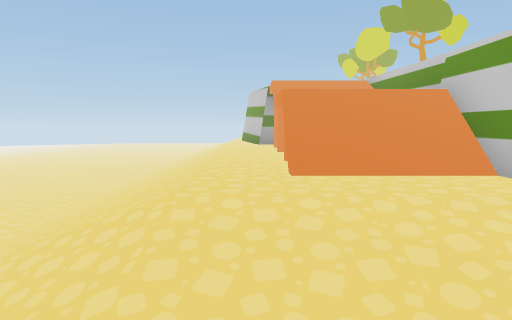
View 1 (above)

24 first-person views from a walk through a Unity game level. The camera is 1.4 m above the floor, tilts 6° down and sees 75° across. The floor is counted in squares, 1 m on a side. Each view is taken from the middle of a square. On the plan, view 1 faces up. The plan holds only what a view shows up to about 15 squares ahead; the rest is blank. The place goes on beyond the plan. Some surface patterns are stand-ins.

View 2
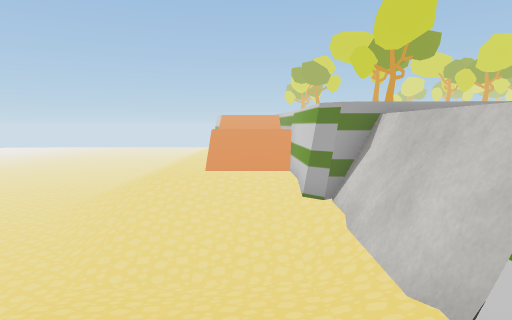

View 3
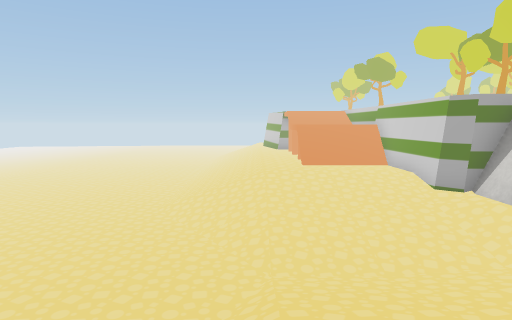

View 4
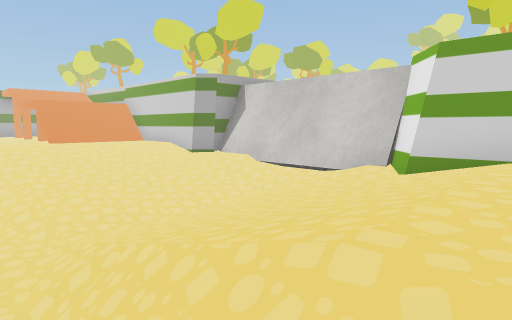

View 5
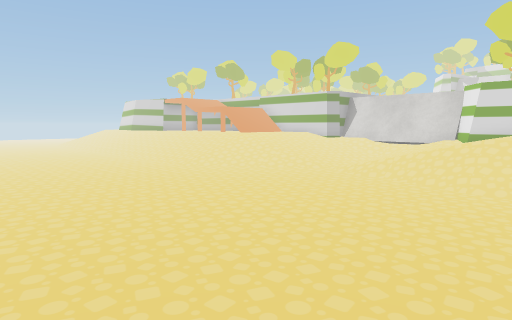

View 6
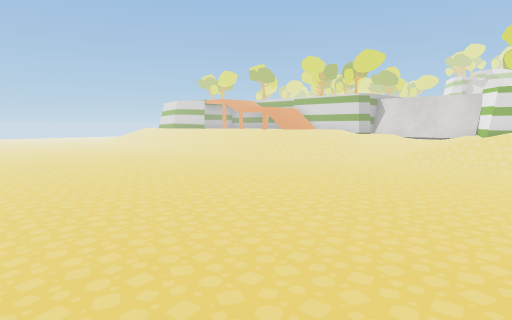

View 7
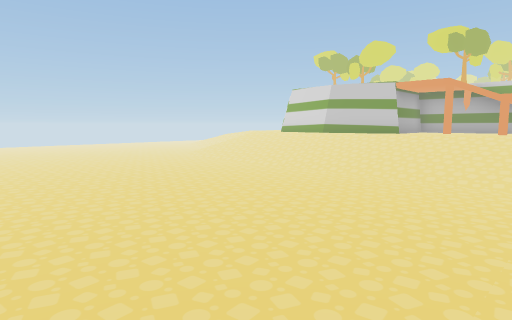

View 8
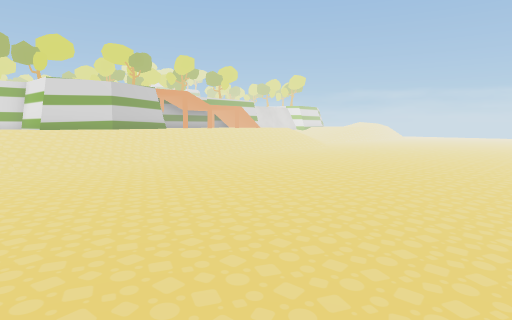

View 9
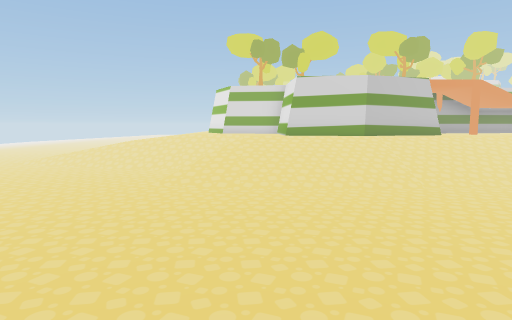

View 10
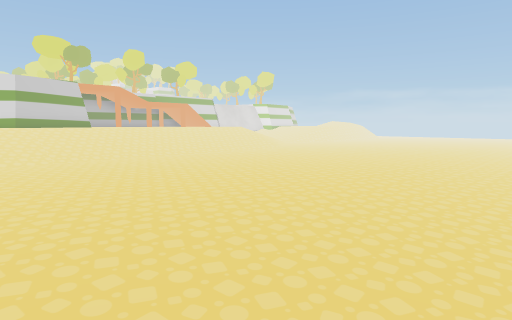

View 11
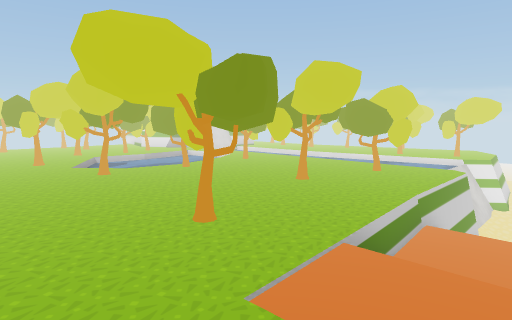

View 12
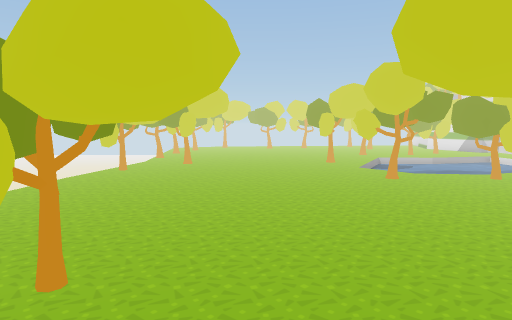

View 13
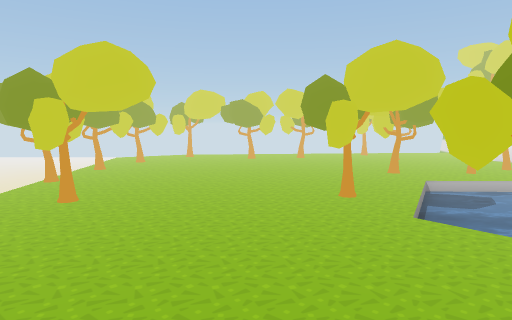

View 14
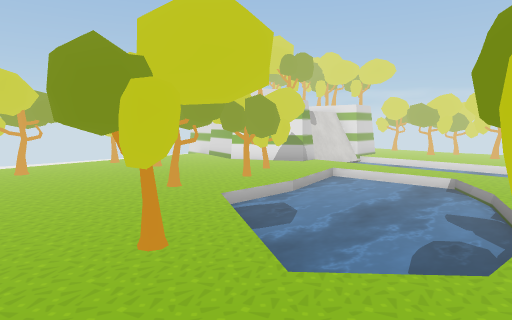

View 15
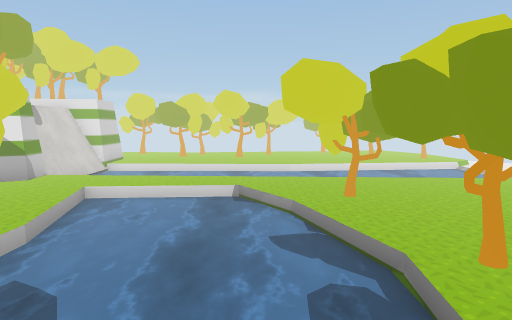

View 16
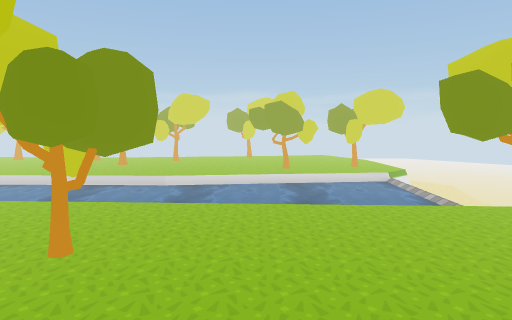

View 17
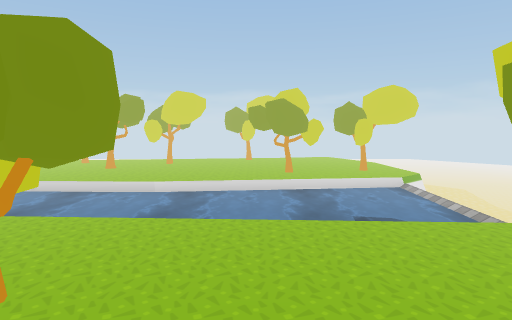

View 18
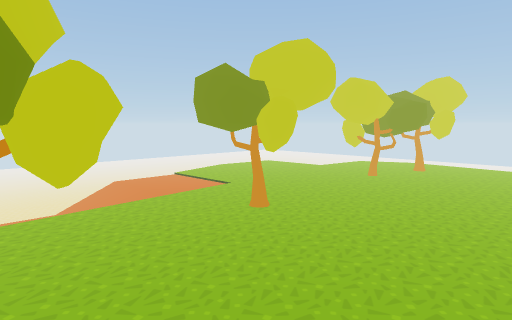

View 19
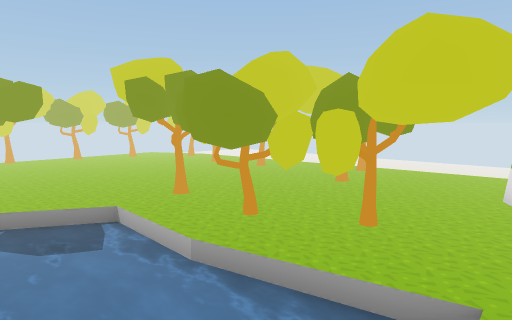

View 20
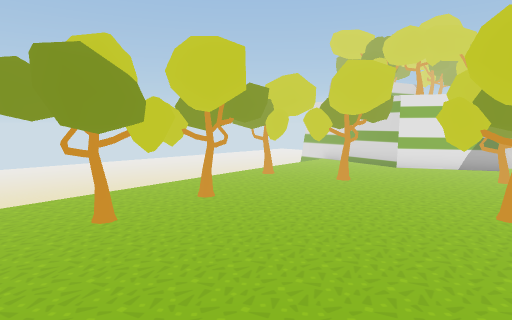

View 21
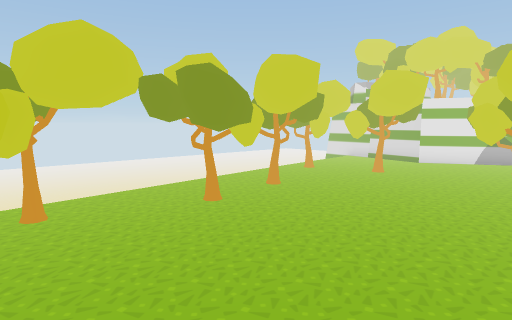

View 22
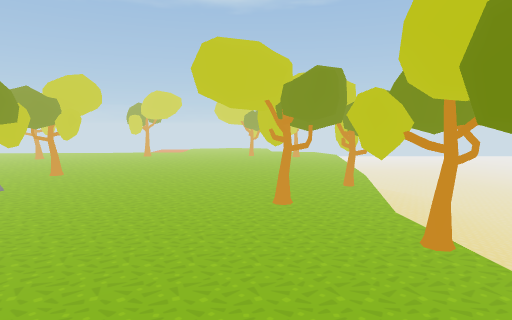

View 23
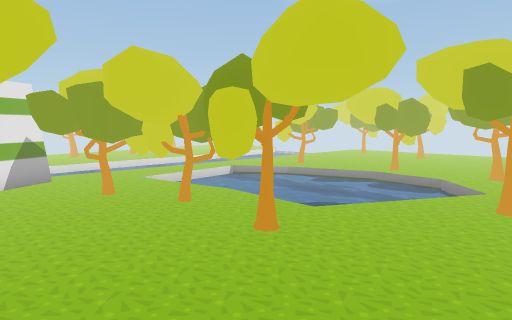

View 24
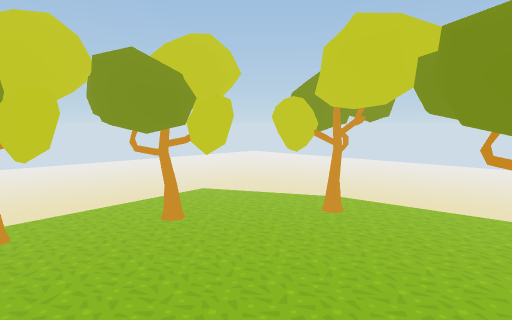

### Floor plan
Key: @ floor where view 1 was taken; # wall or solid block; x gap in a wall; . main floor; - floor 0.25 m lower than the main floor; : floor 1 m higher than the main floor; + floor 2.25 m higher than the main floor; * floor 3 m higher than the main floor; / step, stairs or slope; = window, fence, low wall or low ledge; ≈ water the walk keeps out of; ^ raised ledge; v drop or lower ground; O other object.
Columns run from 15 left of view 1 to 25 right of it. Each row starts with its distance up from view 1.
 19  - .........///// :#
 18    ........./////=##  ***  ##
 17   -.........///::v*OOO*****O#  O#O####
 16 ---.........///#v#**OO*****OOOOO*OOOO###
 15  --.........///=***OOO******OO*******OO#
 14  --.........///#***OO*****************O#
 13 ---.........///x****O***************OO*
 12 ---.........///#********************OO*
 11  --.........///=*************OO******OO
 10  --.........///:***OOO****O**OOO*****OO
  9  --.........///////*O****OOO≈≈*******OO
  8  --.........///:++/*******O≈≈≈≈≈OOO****O
  7  --.........///:+++**OO**OOO≈≈≈≈OO***OOO
  6  --.........///:+++**OO**OO≈≈≈≈≈OOO*OO*O
  5  --.........///////**OO***O≈≈≈≈≈OOO*O *
  4   -.........///::::*OO***OOO≈≈≈≈OOOO****
  3   -.........///::::*OOO**OOO≈≈≈≈≈O* ###*
  2   -.........//////v*OO************#######
  1   -........../////==≈≈≈≈≈≈≈≈≈≈≈≈≈*##
  0   -.........../@///#≈≈≈≈≈≈≈≈≈≈    =#
 -1   -..............//##^≈≈≈≈≈≈≈≈≈   =#
 -2    .........../////#^ ^≈≈≈≈≈≈≈≈≈≈≈=#
 -3   -.........../////#^^^≈≈≈≈≈≈≈≈≈≈≈##
 -4   -...........////=##  OO^^^^^^^^^#
 -5    ..........//::::#O^^^^^^^^^^^^^
 -6     .........//:::  ^^^^^^^^^^^^^^^
 -7   -  .. ..    /:    ^^^^^^^O^^^O ^^^

Positions as (right, up) in squares from view 1, and headings:
1: (0, 0), facing up
2: (2, -6), facing up
3: (-1, -6), facing up
4: (-2, -6), facing up-right
5: (-10, -7), facing up-right
6: (-13, -7), facing up-right
7: (-12, 6), facing up-right
8: (-14, 19), facing down-right
9: (-11, 17), facing right
10: (-15, 16), facing down-right
11: (1, 13), facing down-right
12: (2, 13), facing right
13: (8, 12), facing right
14: (11, 12), facing down-right
15: (13, 10), facing down
16: (9, 7), facing down
17: (9, 6), facing down
18: (9, 6), facing up-left
19: (14, 2), facing up-right
20: (17, 14), facing down-right
21: (17, 16), facing down-right
22: (20, 15), facing left
23: (21, 11), facing down-left
24: (18, 12), facing up-right
